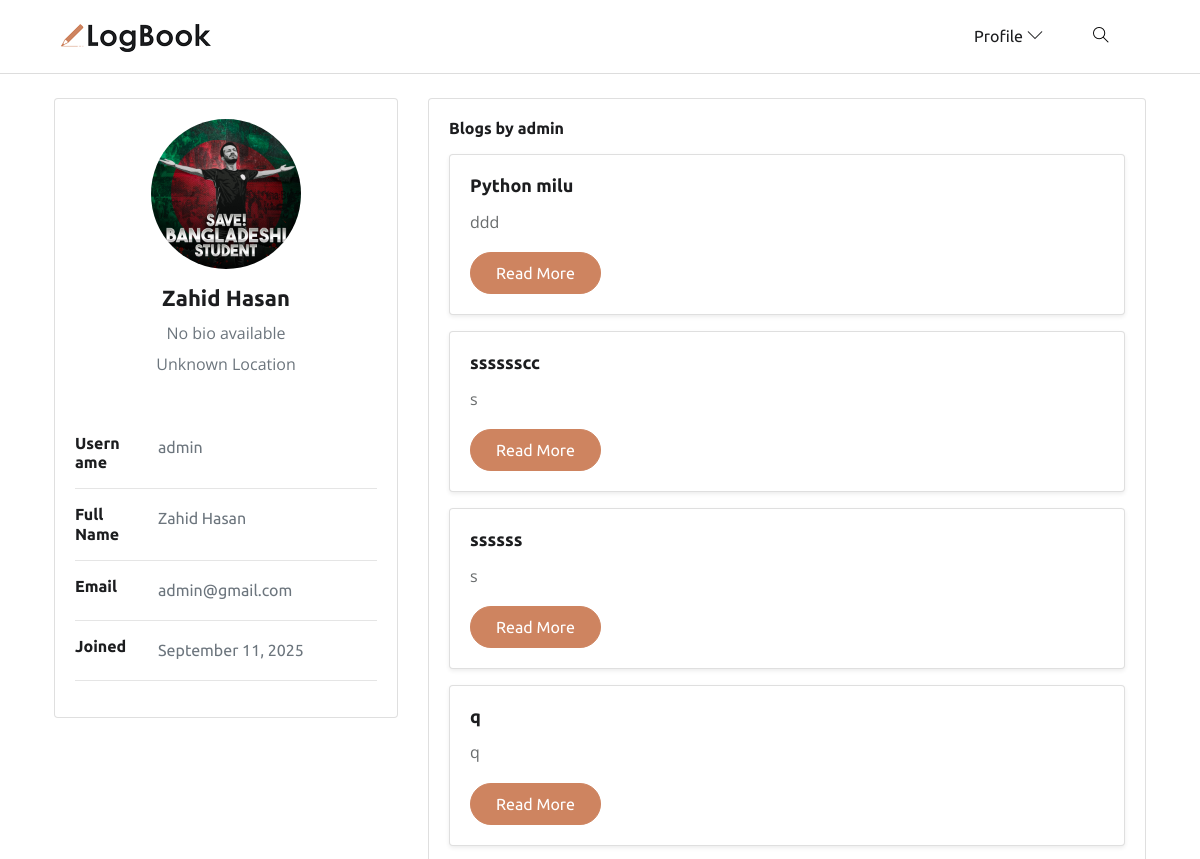
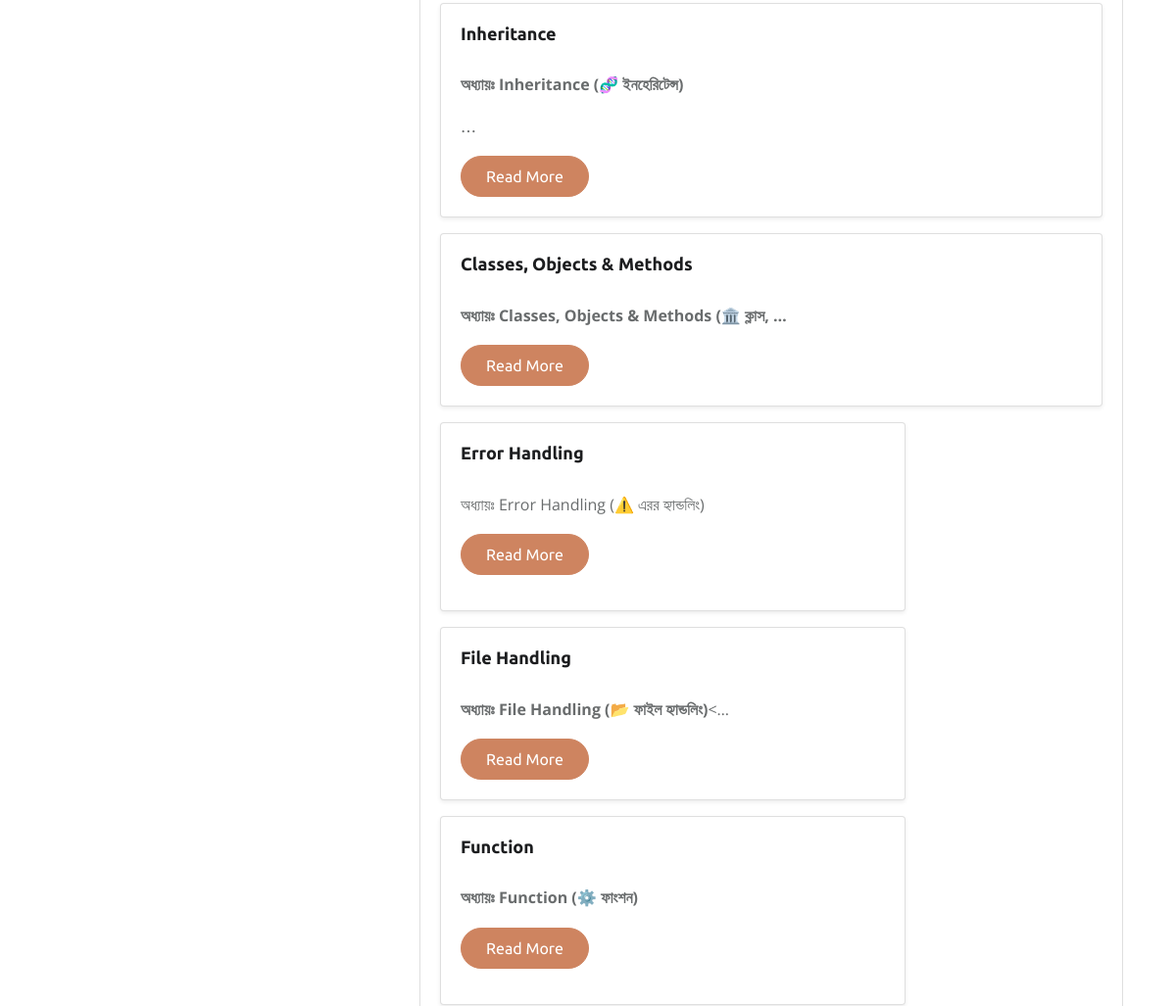
Before: /account/profile/admin/ (upper part) with the older database file (2 pictures, top to bottom).
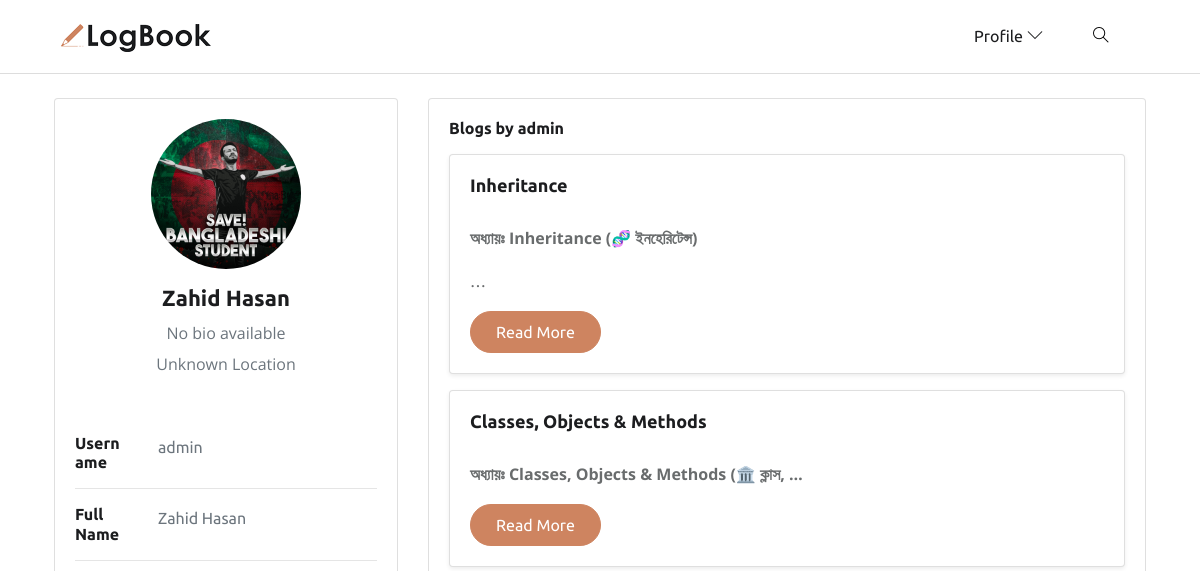
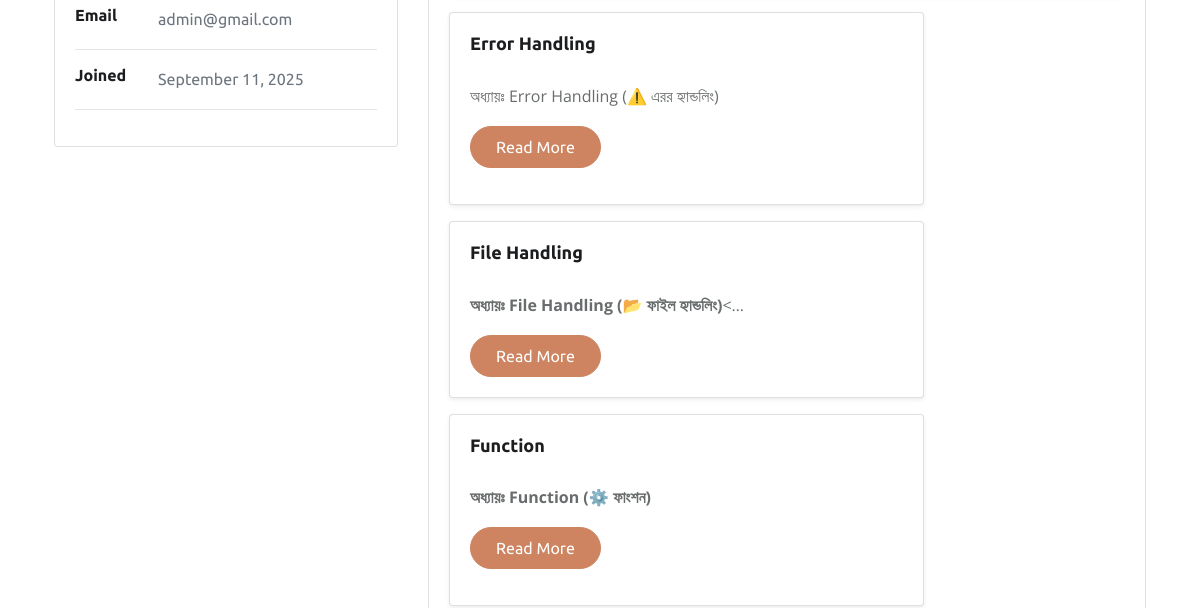
After: the same page with the newer database file (2 pictures, top to bottom).
### app_account/models.py (models this page shows, shortened)
class Profile(models.Model):
    user = models.OneToOneField(
        CustomUser, on_delete=models.CASCADE, related_name='user_profile')
    profile_picture = models.ImageField( upload_to=profile_directory_path, default="profile_default.png", blank=True, null=True)
    bio = models.TextField(blank=True, null=True)
    date_of_birth = models.DateField(blank=True, null=True)
    address = models.CharField(max_length=255, blank=True, null=True)

class CustomUser(AbstractBaseUser, PermissionsMixin):
    email = models.EmailField(unique=True)
    username = models.CharField(max_length=50)
    first_name = models.CharField(max_length=50, blank=True)
    last_name = models.CharField(max_length=50, blank=True)
    is_active = models.BooleanField(default=False)  # For Mail Verification
    is_staff = models.BooleanField(default=False)
    date_joined = models.DateTimeField(default=timezone.now)
    objects = CustomUserManager()
    USERNAME_FIELD = 'email'      # login field
    REQUIRED_FIELDS = ['username']  # required when creating superuser

### app_home/models.py (models this page shows, shortened)
class Blog(models.Model):
    author = models.ForeignKey(
        settings.AUTH_USER_MODEL,
        related_name='user_blogs',
        on_delete=models.CASCADE
    )
    title = models.CharField(max_length=100, unique=True)
    slug = models.SlugField(unique=True, blank=True, null=True, max_length=300)
    content = RichTextUploadingField()
    category = models.ForeignKey(
        Category,
        related_name='category_blogs',
        on_delete=models.CASCADE
    )
    tags = models.ManyToManyField(Tag, related_name='tag_blogs')
    created_date = models.DateTimeField(auto_now_add=True)
    updated_date = models.DateTimeField(auto_now=True)
    class Meta:
        ordering = ['-created_date']
    def get_absolute_url(self):
        return reverse('blog-detail', kwargs={'slug': self.slug})

### app_account/views.py (the view, shortened to what this page needs)
# urls.py: path('profile/<str:username>/', User_ProfileView, name='profile'),
def User_ProfileView(request, username):
    profile_user = get_object_or_404(Profile, user__username=username)
    user_blogs = profile_user.user.user_blogs.all()
    form = None
    context = {
        'profile_user': profile_user,
        'user_blogs': user_blogs,
        'form': form
    }
    return render(request, 'app_account/profile.html', context)

### app_home/context_processors.py (called while the page is built)
def get_all_categories(request):
    categories = Category.objects.all()
    return {'categories': categories}

def get_all_tags(request):
    tags = Tag.objects.all()
    return {'tags': tags}

def get_recent_blogs(request):
    recent_blogs = Blog.objects.order_by('-created_date')[:5]
    return {'recent_blogs': recent_blogs}

### templates/app_account/profile.html (shortened to what this page needs)
{% extends 'base/base.html' %}
{% load static %}
{% load crispy_forms_tags %}
{% block content %}
<div class="container p-4">
    <div class="main-body">
        <div class="row gutters-sm">
            <div class="col-md-4 mb-3">
                <div class="card">
                    <div class="card-body">
                        <div class="d-flex flex-column align-items-center text-center">
                            {% if profile_user.profile_picture %}
                            <img src="{{ profile_user.profile_picture.url }}" alt="{{ profile_user.user.username }}"
                                class="rounded-circle" width="150">
                            {% else %}
                            <img src="{% static 'default-profile.png' %}" alt="{{ profile_user.user.username }}"
                                class="rounded-circle" width="150">
                            {% endif %}
                            <div class="mt-3">
                                {% if profile_user.user.first_name and profile_user.user.last_name %}
                                <h4> {{ profile_user.user.first_name }} {{profile_user.user.last_name}}</h4>
                                {% else %}
                                <h4>{{ profile_user.user.username }}</h4>
                                {% endif %}
                                <p class="text-secondary mb-1">{{ profile_user.bio|default:"No bio available" }}</p>
                                <p class="text-muted font-size-sm">{{ profile_user.address|default:"Unknown Location"}}
                                </p>
                            </div>
                        </div>
                    </div>
                    <div class="card-body">
                        <div class="row">
                            <div class="col-sm-3">
                                <h6 class="mb-0">Username</h6>
                            </div>
                            <div class="col-sm-9 text-secondary">{{ profile_user.user.username }}</div>
                        </div>
                        <hr>
                        {% if profile_user.user.first_name and profile_user.user.last_name %}
                        <div class="row">
                            <div class="col-sm-3">
                                <h6 class="mb-0">Full Name</h6>
                            </div>
                            <div class="col-sm-9 text-secondary">{{ profile_user.user.first_name }}
                                {{profile_user.user.last_name }}</div>
                        </div>
                        <hr>
                        {% endif %}
                        <div class="row">
                            <div class="col-sm-3">
                                <h6 class="mb-0">Email</h6>
                            </div>
                            <div class="col-sm-9 text-secondary">{{ profile_user.user.email }}</div>
                        </div>
                        <hr>
                        <div class="row">
                            <div class="col-sm-3">
                                <h6 class="mb-0">Joined</h6>
                            </div>
                            <div class="col-sm-9 text-secondary">{{ profile_user.user.date_joined|date:"F d, Y" }}</div>
                        </div>
                        <hr>
                    </div>
                </div>
            </div>
            <div class="col-md-8">
                <div class="card">
                    <div class="card-body">
                        <h6 class="d-flex align-items-center mb-3">Blogs by {{ profile_user.user.username }}</h6>
                        <div class="row">
                            {% for blog in user_blogs %}
                            <div class="col-md-12 mb-3">
                                <div class="card h-100 shadow-sm">
                                    <div class="card-body">
                                        <h5 class="card-title">{{ blog.title }}</h5>
                                        <p class="card-text text-truncate">{{ blog.content|truncatechars:60|safe }}</p>
                                        <a href="{{ blog.get_absolute_url }}" class="btn btn-sm btn-primary">Read
                                            More</a>
                                    </div>
                                </div>
                            </div>
                            {% empty %}
                            <div class="col-12">
                                <p>No blogs yet.</p>
                            </div>
                            {% endfor %}
                        </div>
                    </div>
                </div>
            </div>
        </div>
    </div>
</div>
{% endblock %}

### templates/base/base.html (shortened to what this page needs)
{% load static %}
<!DOCTYPE html>
<html lang="en-us">
<head>
   <link rel="stylesheet" href="{% static 'plugins/bootstrap/bootstrap.min.css' %}">
   <link rel="stylesheet" href="{% static 'plugins/themify-icons/themify-icons.css' %}">
   <link rel="stylesheet" href="{% static 'plugins/slick/slick.css' %}">
   <link rel="stylesheet" href="{% static 'css/style.css' %}">
   <link href="https://cdnjs.cloudflare.com/ajax/libs/lightbox2/2.11.4/css/lightbox.min.css" rel="stylesheet">
</head>
<body>
   <header class="sticky-top bg-white border-bottom border-default">
      <div class="container">
         <nav class="navbar navbar-expand-lg navbar-white">
            <a class="navbar-brand" href="{% url 'home' %}">
               <img class="img-fluid" width="150px" src="{% static 'images/logo.png' %}" alt="LogBook">
            </a>
            <div class="collapse navbar-collapse text-center" id="navigation">
               <ul class="navbar-nav ml-auto">
                  <li class="nav-item dropdown">
                     <a class="nav-link" href="#" role="button" data-toggle="dropdown" aria-haspopup="true"
                        aria-expanded="false">{{user.username}} Profile<i class="ti-angle-down ml-1"></i>
                     </a>
                  </li>
               </ul>
               <div class="search px-4">
                  <button id="searchOpen" class="search-btn"><i class="ti-search"></i></button>
               </div>
            </div>
         </nav>
      </div>
   </header>
   {% block content %}
   {% endblock content %}
</body>
</html>

### static/css/style.css (style rules this page uses)
body { line-height: 1.7; font-family: 'Ubuntu', sans-serif; -webkit-font-smoothing: antialiased; color: #696c6d; font-size: 16px; }
p, .paragraph { font-weight: 400; color: #696c6d; font-size: 16px; line-height: 1.7; font-family: "Open Sans", sans-serif; }
h1, h2, h3, h4, h5, h6 { color: #1c1d1f; font-family: 'Ubuntu', sans-serif; font-weight: 600; line-height: 1.2; }
h4, .h4 { font-size: 22px; }
h5, .h5 { font-size: 18px; }
h6, .h6 { font-size: 16px; }
.btn { font-size: 16px; font-family: 'Ubuntu', sans-serif; text-transform: capitalize; padding: 8px 25px; border-radius: 50px; border: 1px solid; position: relative; z-index: 1; transition: 0.2s ease; }
.btn-primary { background: #ce8460; color: #fff; border-color: #ce8460; }
body { background-color: #fff; overflow-x: hidden; }
img { vertical-align: middle; border: 0; }
a, a:hover, a:focus { text-decoration: none; }
a, button, select { cursor: pointer; transition: 0.2s ease; }
.border-default { border-color: #ddd !important; }
.nav-item { margin: 0; }
.nav-item .nav-link { text-transform: capitalize; }
.navbar-white .navbar-nav .nav-link { color: #1c1d1f; }
.navbar-expand-lg .navbar-nav .nav-link { padding: 15px 20px; }
.search-btn { border: 0; background: transparent; }

Changed rows visible on the page:
removed Blog: title "Python milu", content "ddd"
removed Blog: title "sssssscc", content "s"
removed Blog: title "ssssss", content "s"
removed Blog: title "q", content "q"
